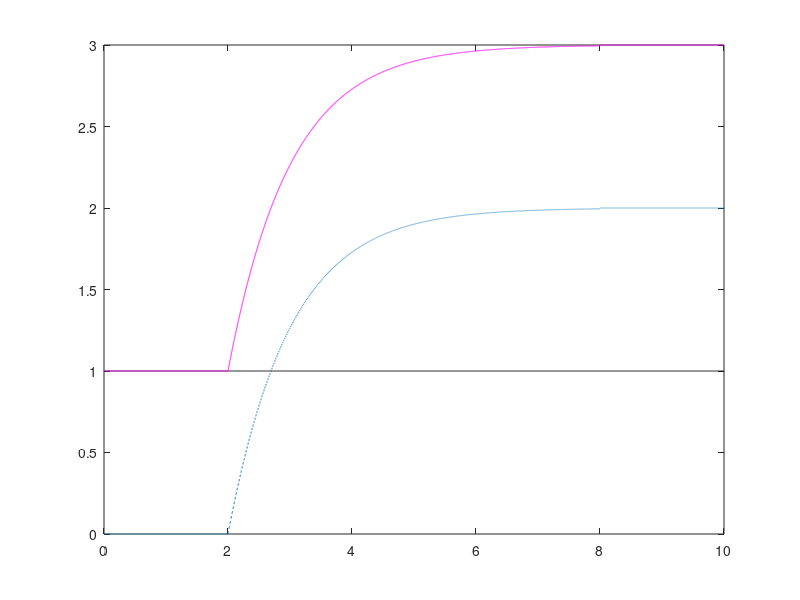

Write the MATLAB code that produced this figure.
% script to test manual value ramping over a set interval

clear; close all
ts = 1e-3;
addRmp = 2; % amount to add during a ramp

rmpStart = 2;
rmpMid = 5;
rmpEnd = 8;
rmpDur = rmpEnd-rmpStart;
rmpHalf = rmpMid-rmpStart;

t = 0:ts:10-ts;

u = ones(size(t));
mod = zeros(size(u));

y = zeros(size(u));


a = 30;

for n = 1:length(t)
    
%     
%         % linear ramping
%         if t(n)>= rmpStart && t(n) < rmpEnd
%             mod(n) = addRmp * (t(n)-rmpStart)/(rmpEnd-rmpStart);
%         elseif t(n) >= rmpEnd
%                 mod(n) = addRmp;
%         end
    
    % exponential ramping
    if t(n)>= rmpStart && t(n) < rmpEnd
        mod(n) = addRmp*(1 - exp( rmpStart-t(n) ) ); % concave down, growth
        %mod(n) = addRmp*( exp( t(n)-rmpEnd ) ); % concave up, growth
        
        % non working
        % logistic curve - not really
%         mod(n) = addRmp*( 1/(1 + a*exp(rmpStart-t(n))) - 1/(a+1)  ); 
        % gauss - not really
       % mod(n) = addRmp * exp( (t(n)-rmpEnd) / rmpDur*4)^2 ;
    elseif t(n) >= rmpEnd
        mod(n) = addRmp;
    end

    y(n) = u(n) + mod(n);
    
end

figure
plot(t,u,'k')
hold on
plot(t,mod,'--')
plot(t,y,'m')

